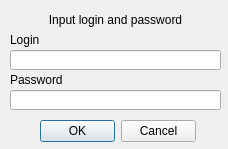
<?xml version="1.0" encoding="UTF-8"?>
<ui version="4.0">
 <class>login_dlg</class>
 <widget class="QDialog" name="login_dlg">
  <property name="geometry">
   <rect>
    <x>0</x>
    <y>0</y>
    <width>228</width>
    <height>149</height>
   </rect>
  </property>
  <property name="sizePolicy">
   <sizepolicy hsizetype="Fixed" vsizetype="Fixed">
    <horstretch>0</horstretch>
    <verstretch>0</verstretch>
   </sizepolicy>
  </property>
  <property name="minimumSize">
   <size>
    <width>228</width>
    <height>149</height>
   </size>
  </property>
  <property name="maximumSize">
   <size>
    <width>228</width>
    <height>149</height>
   </size>
  </property>
  <property name="windowTitle">
   <string>Auth error</string>
  </property>
  <property name="windowIcon">
   <iconset resource="Icons/emule/emule.qrc">
    <normaloff>:/emule/TrayConnected.ico</normaloff>:/emule/TrayConnected.ico</iconset>
  </property>
  <widget class="QLabel" name="lbl_username">
   <property name="geometry">
    <rect>
     <x>10</x>
     <y>30</y>
     <width>52</width>
     <height>20</height>
    </rect>
   </property>
   <property name="text">
    <string>Login</string>
   </property>
   <property name="buddy">
    <cstring>edtUsername</cstring>
   </property>
  </widget>
  <widget class="QLineEdit" name="edtPasswd">
   <property name="geometry">
    <rect>
     <x>10</x>
     <y>90</y>
     <width>211</width>
     <height>20</height>
    </rect>
   </property>
   <property name="echoMode">
    <enum>QLineEdit::Password</enum>
   </property>
  </widget>
  <widget class="QLineEdit" name="edtUsername">
   <property name="geometry">
    <rect>
     <x>10</x>
     <y>50</y>
     <width>211</width>
     <height>20</height>
    </rect>
   </property>
  </widget>
  <widget class="QLabel" name="lbl_passwd">
   <property name="geometry">
    <rect>
     <x>10</x>
     <y>70</y>
     <width>68</width>
     <height>20</height>
    </rect>
   </property>
   <property name="minimumSize">
    <size>
     <width>68</width>
     <height>0</height>
    </size>
   </property>
   <property name="text">
    <string>Password</string>
   </property>
   <property name="buddy">
    <cstring>edtPasswd</cstring>
   </property>
  </widget>
  <widget class="QLabel" name="label">
   <property name="geometry">
    <rect>
     <x>0</x>
     <y>10</y>
     <width>231</width>
     <height>20</height>
    </rect>
   </property>
   <property name="text">
    <string>Input login and password</string>
   </property>
   <property name="alignment">
    <set>Qt::AlignCenter</set>
   </property>
  </widget>
  <widget class="QDialogButtonBox" name="buttonBox">
   <property name="geometry">
    <rect>
     <x>40</x>
     <y>120</y>
     <width>156</width>
     <height>23</height>
    </rect>
   </property>
   <property name="standardButtons">
    <set>QDialogButtonBox::Cancel|QDialogButtonBox::Ok</set>
   </property>
  </widget>
 </widget>
 <layoutdefault spacing="6" margin="11"/>
 <tabstops>
  <tabstop>edtUsername</tabstop>
  <tabstop>edtPasswd</tabstop>
  <tabstop>buttonBox</tabstop>
 </tabstops>
 <resources>
  <include location="Icons/emule/emule.qrc"/>
 </resources>
 <connections/>
</ui>
